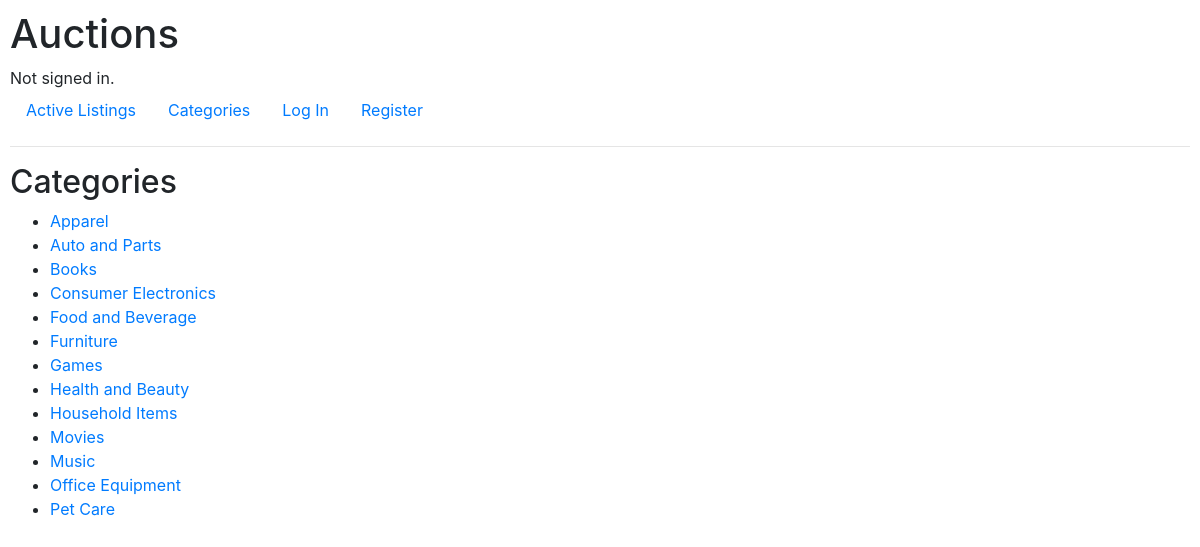
Page /categories/all on the committed database.
### auctions/models.py (models this page shows, shortened)
class Category(models.Model):
    category_name = models.CharField(max_length=50)

### auctions/views.py (the view, shortened to what this page needs)
# urls.py: path("categories/<str:category_arg>", views.categories, name="categories"),
def categories(request, category_arg):
    all_categories = Category.objects.all().order_by("category_name")
    if category_arg == "all":
        return render(request, "auctions/categories.html", {
            "all_categories": all_categories
        })

### auctions/templates/auctions/categories.html
{% extends "auctions/layout.html" %}
{% block body %}
    <h2>Categories</h2>
    <ul>
        {% for category in all_categories %}
            <li>
                <a href="{{ category.id }}">{{ category.category_name }}</a>
            </li>
        {% endfor %}
    </ul>
{% endblock %}

### auctions/templates/auctions/layout.html (shortened to what this page needs)
{% load static %}
<!DOCTYPE html>
<html lang="en">
    <head>
        <link rel="stylesheet" href="https://stackpath.bootstrapcdn.com/bootstrap/4.4.1/css/bootstrap.min.css">
        <link href="{% static 'auctions/styles.css' %}" rel="stylesheet">
    </head>
    <body>
        <h1>Auctions</h1>
        <div>
            {% if user.is_authenticated %}
                Signed in as <strong>{{ user.username }}</strong>.
            {% else %}
                Not signed in.
            {% endif %}
        </div>
        <ul class="nav">
            <li class="nav-item">
                <a class="nav-link" href="{% url 'index' %}">Active Listings</a>
            </li>
            <li class="nav-item">
                <a class="nav-link" href="{% url 'categories' category_arg="all" %}">Categories</a>
            </li>
            {% if user.is_authenticated %}
            <li class="nav-item">
                <a class="nav-link" href="{% url 'watchlist' %}">Watchlist</a>
            </li>
                <li class="nav-item">
                    <a class="nav-link" href="{% url 'create' %}">Create Listing</a>
                </li>
                <li class="nav-item">
                    <a class="nav-link" href="{% url 'logout' %}">Log Out</a>
                </li>
            {% else %}
                <li class="nav-item">
                    <a class="nav-link" href="{% url 'login' %}">Log In</a>
                </li>
                <li class="nav-item">
                    <a class="nav-link" href="{% url 'register' %}">Register</a>
                </li>
            {% endif %}
        </ul>
        <hr>
        {% block body %}
        {% endblock %}
    </body>
</html>

### auctions/static/auctions/styles.css (style rules this page uses)
body { padding: 10px; }

### rows in the picture
Category: category_name "Apparel"
Category: category_name "Auto and Parts"
Category: category_name "Books"
Category: category_name "Consumer Electronics"
Category: category_name "Food and Beverage"
Category: category_name "Furniture"
Category: category_name "Games"
Category: category_name "Health and Beauty"
Category: category_name "Household Items"
Category: category_name "Movies"
Category: category_name "Music"
Category: category_name "Office Equipment"
Category: category_name "Pet Care"
